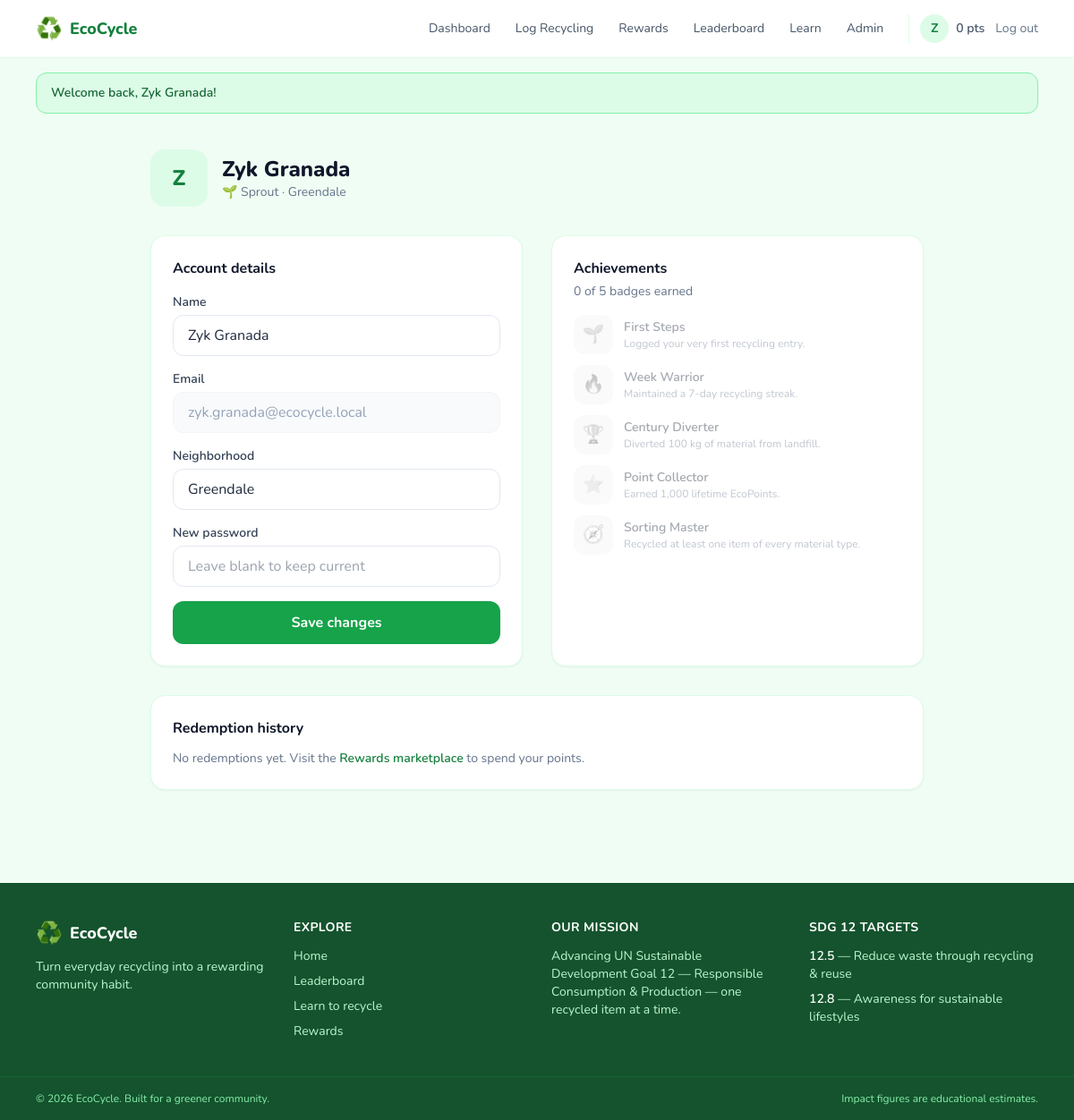
Page /profile.php (signed in) on the committed database.
### tables this page shows
CREATE TABLE `users` (
  `id` int(11) NOT NULL,
  `name` varchar(120) NOT NULL,
  `email` varchar(190) NOT NULL,
  `password_hash` varchar(255) NOT NULL,
  `neighborhood` varchar(120) NOT NULL DEFAULT 'Greendale',
  `points_balance` int(11) NOT NULL DEFAULT 0,
  `total_points` int(11) NOT NULL DEFAULT 0,
  `streak_count` int(11) NOT NULL DEFAULT 0,
  `last_log_date` date DEFAULT NULL,
  `is_admin` tinyint(1) NOT NULL DEFAULT 0,
  `created_at` datetime NOT NULL DEFAULT current_timestamp()
);

CREATE TABLE `badges` (
  `id` int(11) NOT NULL,
  `code` varchar(40) NOT NULL,
  `name` varchar(80) NOT NULL,
  `description` varchar(200) NOT NULL,
  `icon` varchar(10) NOT NULL DEFAULT '?'
);

### includes/functions.php (called while the page is built, shortened)
<?php
require_once __DIR__ . '/../config/config.php';
function levels(): array
{
    return [
        ['name' => 'Sprout',         'min' => 0,    'icon' => '🌱'],
        ['name' => 'Sapling',        'min' => 250,  'icon' => '🌿'],
        ['name' => 'Green Guardian', 'min' => 1000, 'icon' => '🌳'],
        ['name' => 'Eco Champion',   'min' => 3000, 'icon' => '🏆'],
    ];
}
function levelForPoints(int $points): array
{
    $current = levels()[0];
    foreach (levels() as $level) {
        if ($points >= $level['min']) {
            $current = $level;
        }
    }
    return $current;
}
function isLoggedIn(): bool
{
    return isset($_SESSION['user_id']);
}
function currentUser(): ?array
{
    static $cached = null;
    if ($cached !== null) {
        return $cached;
    }
    $stmt = db()->prepare('SELECT * FROM users WHERE id = ?');
    $stmt->execute([$_SESSION['user_id']]);
    $user = $stmt->fetch();
    $cached = $user ?: null;
    return $cached;
}
function isAdmin(): bool
{
    $user = currentUser();
    return $user !== null && (int) ($user['is_admin'] ?? 0) === 1;
}
function e(?string $value): string
{
    return htmlspecialchars((string) $value, ENT_QUOTES, 'UTF-8');
}
function num($value, int $decimals = 0): string
{
    return number_format((float) $value, $decimals);
}
function takeFlashes(): array
{
    $flashes = $_SESSION['flash'] ?? [];
    return $flashes;
}

### config/config.php (called while the page is built, shortened)
<?php
function db(bool $withDatabase = true): PDO
{
    static $pdo = null;
    if ($pdo instanceof PDO && $withDatabase) {
        return $pdo;
    }
    $dsn = sprintf('mysql:host=%s;port=%s;charset=utf8mb4', DB_HOST, DB_PORT);
    if ($withDatabase) {
        $dsn = sprintf('mysql:host=%s;port=%s;dbname=%s;charset=utf8mb4', DB_HOST, DB_PORT, DB_NAME);
    }
    $options = [
        PDO::ATTR_ERRMODE            => PDO::ERRMODE_EXCEPTION,
        PDO::ATTR_DEFAULT_FETCH_MODE => PDO::FETCH_ASSOC,
        PDO::ATTR_EMULATE_PREPARES   => false,
    ];
    $connection = new PDO($dsn, DB_USER, DB_PASS, $options);
    return $connection;
}

### profile.php (the view, shortened to what this page needs)
<?php
require_once __DIR__ . '/includes/functions.php';
$user   = currentUser();
$allBadges = db()->query('SELECT * FROM badges ORDER BY id')->fetchAll();
$earned = [];
$redStmt = db()->prepare(
    'SELECT r.*, w.title, w.icon, p.business_name
       FROM redemptions r
       JOIN rewards w  ON w.id = r.reward_id
       JOIN partners p ON p.id = w.partner_id
      WHERE r.user_id = ?
      ORDER BY r.created_at DESC'
);
$redStmt->execute([$user['id']]);
$redemptions = $redStmt->fetchAll();
$level = levelForPoints((int) $user['total_points']);
require __DIR__ . '/includes/header.php';
?>
<section class="max-w-4xl mx-auto px-4 py-10">
    <div class="flex items-center gap-4">
        <div class="w-16 h-16 rounded-2xl bg-eco-100 text-eco-700 grid place-items-center text-2xl font-extrabold" aria-hidden="true"><?= e(strtoupper(substr($user['name'], 0, 1))) ?></div>
        <div>
            <h1 class="text-2xl font-extrabold text-slate-900"><?= e($user['name']) ?></h1>
            <p class="text-slate-500 text-sm"><?= e($level['icon']) ?> <?= e($level['name']) ?> · <?= e($user['neighborhood']) ?></p>
        </div>
    </div>
    <div class="mt-8 grid gap-8 lg:grid-cols-2">
        <div class="bg-white rounded-2xl shadow-sm border border-eco-100 p-6">
            <h2 class="font-bold text-slate-900">Account details</h2>
            <form method="post" class="mt-4 space-y-4" novalidate>
                <div>
                    <label for="name" class="block text-sm font-semibold text-slate-700">Name</label>
                    <input id="name" name="name" type="text" required value="<?= e($user['name']) ?>"
                           class="mt-1 w-full rounded-xl border border-slate-200 px-4 py-2.5 focus:border-eco-500 focus:ring-eco-500">
                </div>
                <div>
                    <label class="block text-sm font-semibold text-slate-700">Email</label>
                    <input type="email" value="<?= e($user['email']) ?>" disabled
                           class="mt-1 w-full rounded-xl border border-slate-100 bg-slate-50 text-slate-400 px-4 py-2.5">
                </div>
                <div>
                    <label for="neighborhood" class="block text-sm font-semibold text-slate-700">Neighborhood</label>
                    <input id="neighborhood" name="neighborhood" type="text" value="<?= e($user['neighborhood']) ?>"
                           class="mt-1 w-full rounded-xl border border-slate-200 px-4 py-2.5 focus:border-eco-500 focus:ring-eco-500">
                </div>
                <div>
                    <label for="password" class="block text-sm font-semibold text-slate-700">New password</label>
                    <input id="password" name="password" type="password" placeholder="Leave blank to keep current"
                           class="mt-1 w-full rounded-xl border border-slate-200 px-4 py-2.5 focus:border-eco-500 focus:ring-eco-500">
                </div>
                <button type="submit" class="w-full py-3 rounded-xl bg-eco-600 text-white font-bold hover:bg-eco-700 transition">Save changes</button>
            </form>
        </div>
        <div class="bg-white rounded-2xl shadow-sm border border-eco-100 p-6">
            <h2 class="font-bold text-slate-900">Achievements</h2>
            <p class="text-sm text-slate-500 mt-1"><?= count($earned) ?> of <?= count($allBadges) ?> badges earned</p>
            <ul class="mt-4 space-y-3">
                <?php foreach ($allBadges as $badge):
                    $isEarned = isset($earned[(int) $badge['id']]); ?>
                    <li class="flex items-center gap-3 <?= $isEarned ? '' : 'opacity-40' ?>">
                        <span class="w-11 h-11 rounded-xl grid place-items-center text-xl <?= $isEarned ? 'bg-eco-100' : 'bg-slate-100 grayscale' ?>" aria-hidden="true"><?= e($badge['icon']) ?></span>
                        <div>
                            <div class="font-semibold text-slate-800 text-sm"><?= e($badge['name']) ?> <?php if ($isEarned): ?><span class="text-eco-600">✓</span><?php endif; ?></div>
                            <div class="text-xs text-slate-500"><?= e($badge['description']) ?></div>
                        </div>
                    </li>
                <?php endforeach; ?>
            </ul>
        </div>
    </div>
    <div class="mt-8 bg-white rounded-2xl shadow-sm border border-eco-100 p-6">
        <h2 class="font-bold text-slate-900">Redemption history</h2>
        <?php if (!$redemptions): ?>
            <p class="mt-3 text-sm text-slate-500">No redemptions yet. Visit the <a href="rewards.php" class="text-eco-700 font-semibold hover:underline">Rewards marketplace</a> to spend your points.</p>
        <?php endif; ?>
    </div>
</section>
<?php require __DIR__ . '/includes/footer.php'; ?>

### includes/header.php (shortened to what this page needs)
<?php
require_once __DIR__ . '/functions.php';
$user   = currentUser();
$active = basename($_SERVER['PHP_SELF']);
function navLink(string $href, string $label, string $active): string
{
    $isActive = $active === $href;
    $classes  = $isActive
        ? 'text-emerald-700 bg-emerald-50 font-semibold'
        : 'text-slate-600 hover:text-emerald-700 hover:bg-emerald-50';
    return '<a href="' . $href . '" class="px-3 py-2 rounded-lg text-sm transition ' . $classes . '">' . e($label) . '</a>';
}
?>
<!DOCTYPE html>
<html lang="en" class="scroll-smooth">
<head>
    <script src="https://cdn.tailwindcss.com"></script>
    <link rel="stylesheet" href="assets/css/style.css">
</head>
<body class="min-h-screen bg-eco-50 text-slate-800 font-sans antialiased flex flex-col">
<header class="sticky top-0 z-40 bg-white/90 backdrop-blur border-b border-eco-100">
    <nav class="max-w-6xl mx-auto px-4 h-16 flex items-center justify-between" aria-label="Main navigation">
        <a href="index.php" class="flex items-center gap-2 font-extrabold text-lg text-eco-700">
            <span class="text-2xl" aria-hidden="true">♻️</span> <?= e(APP_NAME) ?>
        </a>
        <div id="navMenu" class="hidden md:flex items-center gap-1 absolute md:static top-16 left-0 right-0 bg-white md:bg-transparent border-b md:border-0 border-eco-100 px-4 md:px-0 py-3 md:py-0 flex-col md:flex-row shadow md:shadow-none">
            <?php if ($user): ?>
                <?= navLink('dashboard.php', 'Dashboard', $active) ?>
                <?= navLink('log.php', 'Log Recycling', $active) ?>
                <?= navLink('rewards.php', 'Rewards', $active) ?>
                <?= navLink('leaderboard.php', 'Leaderboard', $active) ?>
                <?= navLink('learn.php', 'Learn', $active) ?>
                <?php if (isAdmin()): ?>
                    <?= navLink('admin.php', 'Admin', $active) ?>
                <?php endif; ?>
                <div class="flex items-center gap-3 md:ml-3 mt-2 md:mt-0 md:pl-3 md:border-l border-eco-100">
                    <a href="profile.php" class="flex items-center gap-2 text-sm text-slate-600 hover:text-eco-700">
                        <span class="w-8 h-8 rounded-full bg-eco-100 text-eco-700 grid place-items-center font-bold" aria-hidden="true"><?= e(strtoupper(substr($user['name'], 0, 1))) ?></span>
                        <span class="font-semibold"><?= num($user['points_balance']) ?> pts</span>
                    </a>
                    <a href="logout.php" class="text-sm text-slate-500 hover:text-red-600">Log out</a>
                </div>
            <?php endif; ?>
        </div>
    </nav>
</header>
<main id="main" class="flex-1 w-full">
<?php foreach (takeFlashes() as $flash):
    $palette = [
        'success' => 'bg-eco-100 text-eco-800 border-eco-300',
        'error'   => 'bg-red-50 text-red-700 border-red-200',
        'info'    => 'bg-sky-50 text-sky-700 border-sky-200',
    ][$flash['type']] ?? 'bg-slate-50 text-slate-700 border-slate-200';
?>
    <div class="max-w-6xl mx-auto px-4 pt-4">
        <div class="border <?= $palette ?> rounded-xl px-4 py-3 text-sm font-semibold" role="status"><?= e($flash['message']) ?></div>
    </div>
<?php endforeach; ?>

### assets/css/style.css (style rules this page uses)
:root { color-scheme: light; }

### rows in the picture
users: name "Z", points_balance "0", name "Zyk Granada", total_points "🌱", total_points "Sprout", neighborhood "Greendale", email "zyk.granada@ecocycle.local"
badges: icon "🌱", name "First Steps", description "Logged your very first recycling entry."
badges: icon "🔥", name "Week Warrior", description "Maintained a 7-day recycling streak."
badges: icon "🏆", name "Century Diverter", description "Diverted 100 kg of material from landfill."
badges: icon "⭐", name "Point Collector", description "Earned 1,000 lifetime EcoPoints."
badges: icon "🧭", name "Sorting Master", description "Recycled at least one item of every material type."

### other values in the picture
APP_NAME "EcoCycle"
$label "Dashboard Log Recycling Rewards Leaderboard Learn Admin"
$flash['message'] "Welcome back, Zyk Granada!"
count($earned) "0"
count($allBadges) "5"
APP_TAGLINE "Turn everyday recycling into a rewarding community habit."
